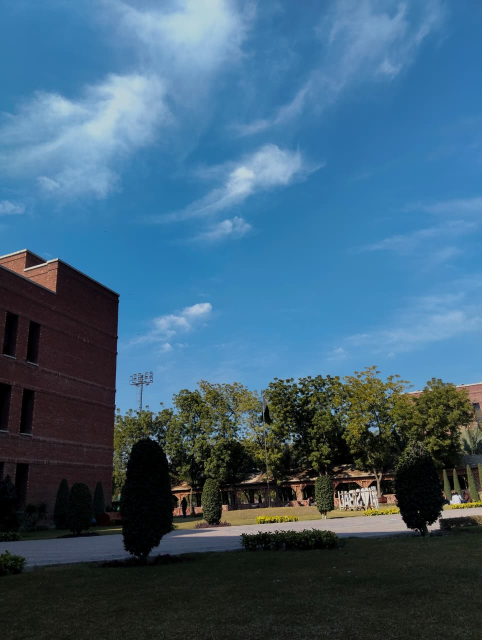
#> input picture WhatsApp Image 2026-02-01 at 11.42.52 PM.jpeg, 963 x 1280 px (shown at 1/2 size)
$ python CIELAB.py
#> lines starting #> are read from the running program, lines starting #| are printed output that depends on the picture
import cv2

# 1. Load image
image = cv2.imread('WhatsApp Image 2026-02-01 at 11.42.52 PM.jpeg')
#> image is the input picture: shape (1280, 963, 3); mean B, G, R 119.8, 96, 62.1
size = (500, 500)
img = cv2.resize(image, size)
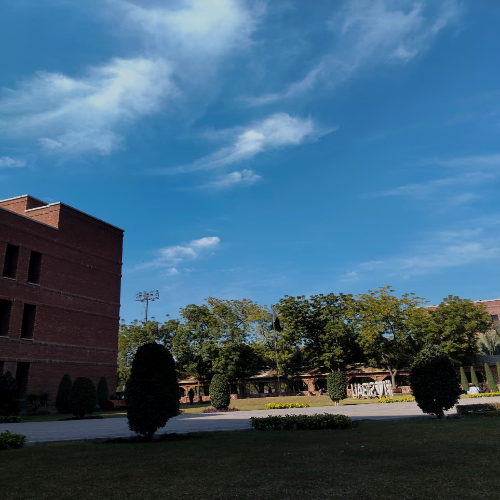
#> img: shape (500, 500, 3); mean B, G, R 119.7, 95.9, 62.1
# 2. Convert to Lab
lab_image = cv2.cvtColor(img, cv2.COLOR_BGR2Lab)
#> lab_image: shape (500, 500, 3); mean of channels 0, 1, 2 98.1, 125.2, 112.5

# 3. Split channels into l a b
l, a, b_channel = cv2.split(lab_image)
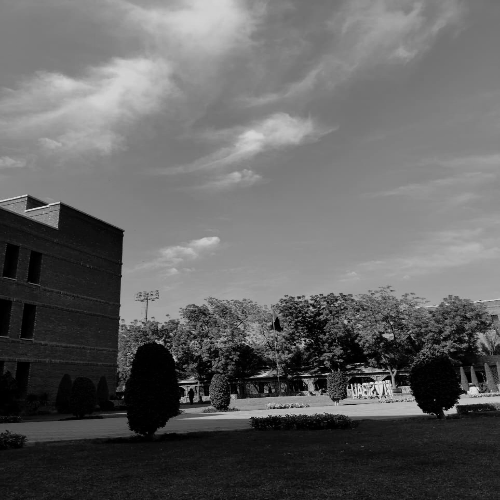
#> l: shape (500, 500); min 0, max 233, mean 98.1
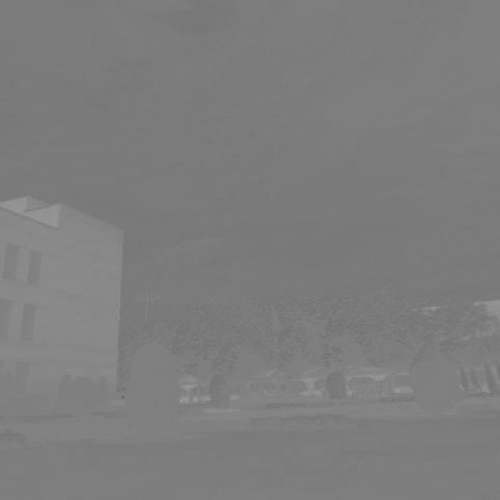
#> a: shape (500, 500); min 107, max 155, mean 125.2
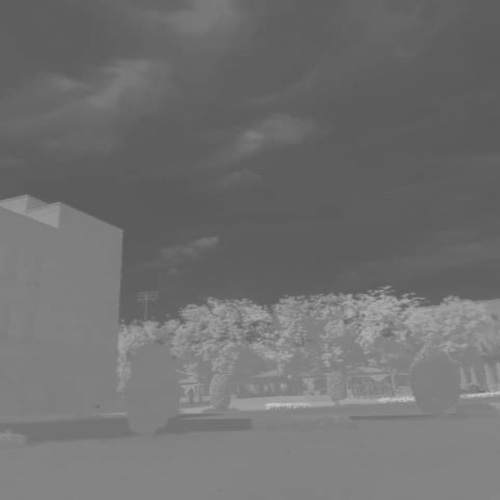
#> b_channel: shape (500, 500); min 88, max 199, mean 112.5

# 4. Show results
cv2.imshow("L - Lightness", l)
cv2.imshow("a - Green to Red", a)
cv2.imshow("b - Blue to Yellow", b_channel)

cv2.waitKey(0)

$ run again, with 2.jpeg copied over WhatsApp Image 2026-02-01 at 11.42.52 PM.jpeg
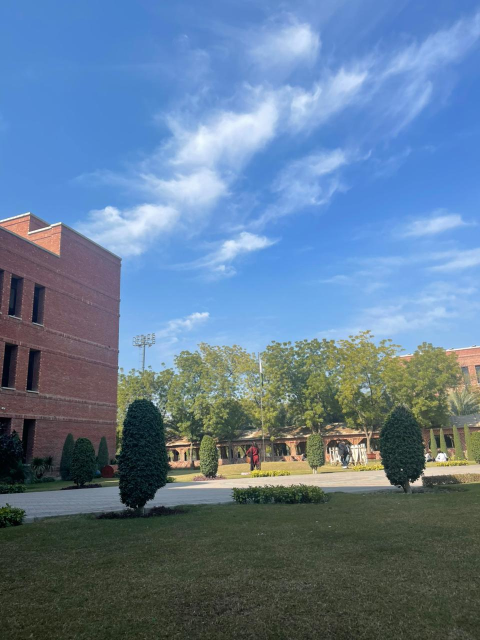
#> input picture 2.jpeg, 960 x 1280 px (shown at 1/2 size)
#> image is the input picture: shape (1280, 960, 3); mean B, G, R 148.5, 123.6, 98.6
#> lab_image: shape (500, 500, 3); mean of channels 0, 1, 2 128.6, 127.4, 113.2
#> `l, a, b_channel = cv2.split(lab_image)`:
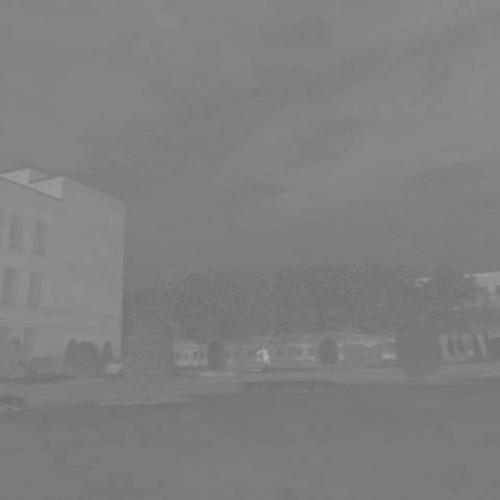
#> a: shape (500, 500); min 109, max 177, mean 127.4
#> `l, a, b_channel = cv2.split(lab_image)`:
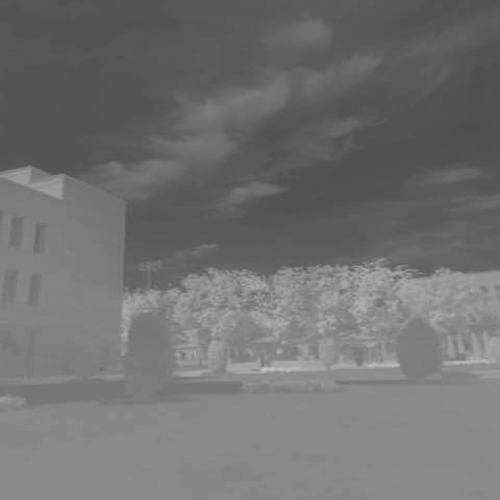
#> b_channel: shape (500, 500); min 79, max 195, mean 113.2
